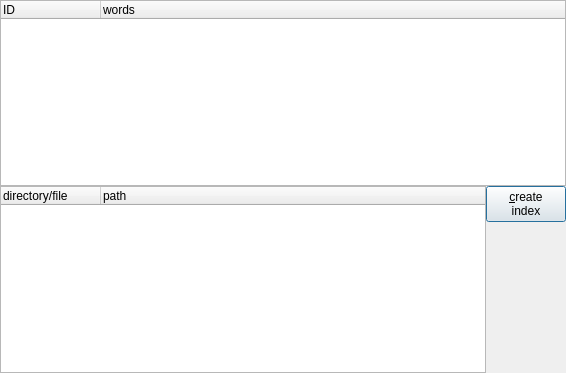
<?xml version="1.0" encoding="UTF-8"?>
<ui version="4.0">
 <class>MNewIndexDir</class>
 <widget class="QDialog" name="MNewIndexDir">
  <property name="geometry">
   <rect>
    <x>0</x>
    <y>0</y>
    <width>566</width>
    <height>373</height>
   </rect>
  </property>
  <property name="windowTitle">
   <string>Marcion | create index</string>
  </property>
  <property name="windowIcon">
   <iconset resource="resfile.qrc">
    <normaloff>:/new/icons/icons/main.png</normaloff>:/new/icons/icons/main.png</iconset>
  </property>
  <layout class="QVBoxLayout" name="verticalLayout_2">
   <item>
    <widget class="QTreeWidget" name="treeIndexes">
     <column>
      <property name="text">
       <string>ID</string>
      </property>
     </column>
     <column>
      <property name="text">
       <string>words</string>
      </property>
     </column>
    </widget>
   </item>
   <item>
    <layout class="QHBoxLayout" name="horizontalLayout">
     <item>
      <widget class="QTreeWidget" name="treeFiles">
       <column>
        <property name="text">
         <string>directory/file</string>
        </property>
       </column>
       <column>
        <property name="text">
         <string>path</string>
        </property>
       </column>
      </widget>
     </item>
     <item>
      <layout class="QVBoxLayout" name="verticalLayout">
       <item>
        <widget class="QPushButton" name="btCreate">
         <property name="text">
          <string>&amp;create
index</string>
         </property>
         <property name="icon">
          <iconset resource="resfile.qrc">
           <normaloff>:/new/icons/icons/work.png</normaloff>:/new/icons/icons/work.png</iconset>
         </property>
         <property name="shortcut">
          <string>Ctrl+E</string>
         </property>
        </widget>
       </item>
       <item>
        <spacer name="verticalSpacer">
         <property name="orientation">
          <enum>Qt::Vertical</enum>
         </property>
         <property name="sizeHint" stdset="0">
          <size>
           <width>20</width>
           <height>40</height>
          </size>
         </property>
        </spacer>
       </item>
      </layout>
     </item>
    </layout>
   </item>
  </layout>
 </widget>
 <layoutdefault spacing="0" margin="0"/>
 <resources>
  <include location="resfile.qrc"/>
 </resources>
 <connections/>
</ui>
